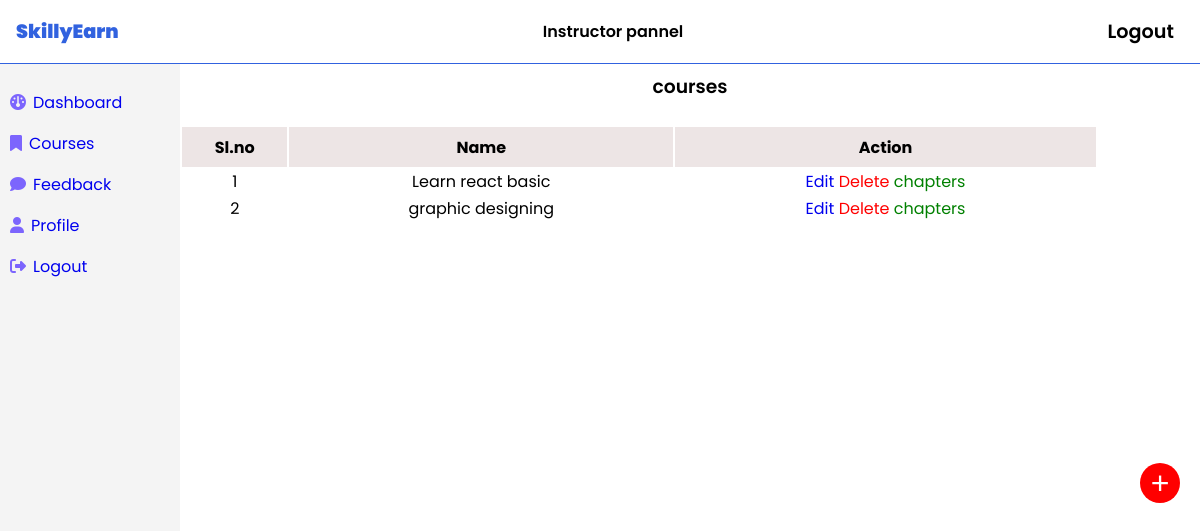
The app's page /instructor/index.php?courses (signed in), older data.
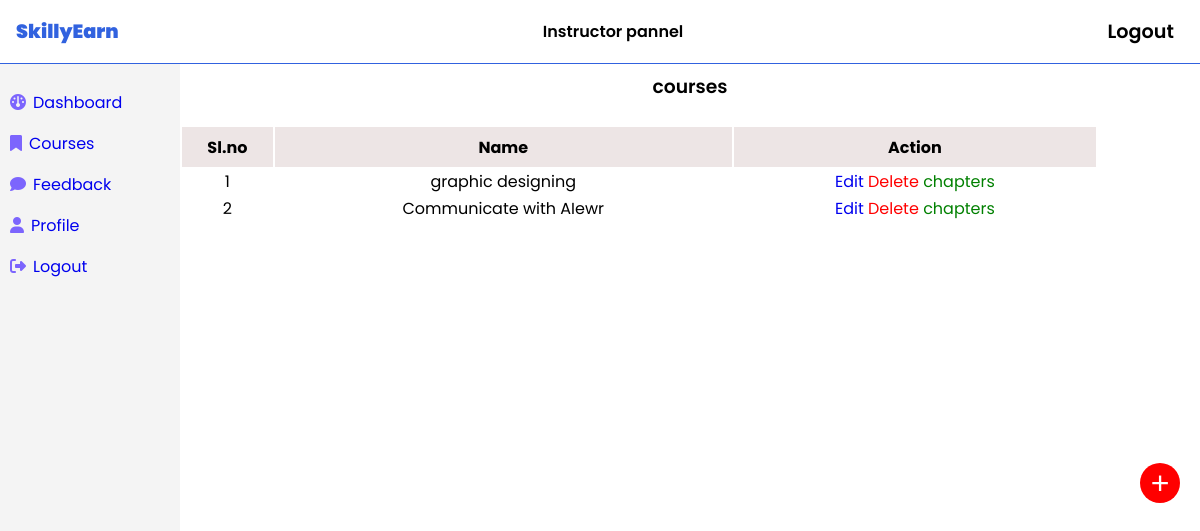
The same page, newer data.
### tables this page shows
CREATE TABLE `course` (
  `course_id` int(11) NOT NULL,
  `course_name` text NOT NULL,
  `course_desc` text NOT NULL,
  `course_img` text NOT NULL,
  `course_duration` text NOT NULL,
  `course_price` int(11) NOT NULL,
  `course_org_price` int(11) NOT NULL,
  `language` varchar(100) NOT NULL,
  `what_will_you_learn` varchar(255) NOT NULL,
  `requirements` text NOT NULL
);

### instructor/courses.php (the view, shortened to what this page needs)
<?php
 if(isset($_SESSION['instlogin'])){
    include_once("inc/db_con.php")
    ?>
    <div class="right">
        <h3>courses</h3>
        <div class="course_table">
            <table>
                <tr>
                    <th>Sl.no</th>
                    <th>Name</th>
                    <th>Action</th>
                </tr>
                <?php
                $i=1;
                $getCourse=$conn->prepare("SELECT * FROM course");
                $getCourse->setFetchMode(PDO::FETCH_ASSOC);
                $getCourse->execute();
                while($row=$getCourse->fetch()){
                    echo "
                    <tr>
                        <td>".$i++."</td>
                        <td>".$row['course_name']."</td>
                        <td>
                            <a href='inc/editCourse.php?id=".$row['course_id']."' title='Edit'>Edit</a>
                            <a style='color:red' href='index.php?courses&del_course=" . $row['course_id'] . "' title='Delete'>Delete</a>
                            <a style='color:green' href='chapters.php?course=" . $row['course_id'] . "' title='View chapters'>chapters</a>
                        </td>
                    </tr>";
                }
                ?>
            </table>
        </div>
        <button class="addCbtn"><a href="inc/addCourse.php">+</a></button>
    </div>
 <?php }
 else{
    header("location:../index.php");
 }
 ?>

Row changes from the older to the newer data that the page shows:
removed course: course_name "Learn react basic"
added course: course_name "Communicate with AIewr"
